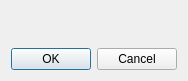
<?xml version="1.0" encoding="UTF-8"?>
<ui version="4.0">
 <comment>
* Copyright (C) 2016 The Qt Company Ltd.
* SPDX-License-Identifier: LicenseRef-Qt-Commercial OR GPL-3.0-only
</comment>
 <class>QtGradientDialog</class>
 <widget class="QDialog" name="QtGradientDialog">
  <property name="geometry">
   <rect>
    <x>0</x>
    <y>0</y>
    <width>188</width>
    <height>81</height>
   </rect>
  </property>
  <property name="windowTitle">
   <string>Edit Gradient</string>
  </property>
  <layout class="QVBoxLayout">
   <item>
    <widget class="QtGradientEditor" name="gradientEditor">
     <property name="sizePolicy">
      <sizepolicy hsizetype="MinimumExpanding" vsizetype="MinimumExpanding">
       <horstretch>0</horstretch>
       <verstretch>0</verstretch>
      </sizepolicy>
     </property>
    </widget>
   </item>
   <item>
    <widget class="QDialogButtonBox" name="buttonBox">
     <property name="orientation">
      <enum>Qt::Orientation::Horizontal</enum>
     </property>
     <property name="standardButtons">
      <set>QDialogButtonBox::StandardButton::Cancel|QDialogButtonBox::StandardButton::Ok</set>
     </property>
    </widget>
   </item>
  </layout>
 </widget>
 <customwidgets>
  <customwidget>
   <class>QtGradientEditor</class>
   <extends>QFrame</extends>
   <header>qtgradienteditor.h</header>
   <container>1</container>
  </customwidget>
 </customwidgets>
 <resources/>
 <connections>
  <connection>
   <sender>buttonBox</sender>
   <signal>accepted()</signal>
   <receiver>QtGradientDialog</receiver>
   <slot>accept()</slot>
   <hints>
    <hint type="sourcelabel">
     <x>72</x>
     <y>224</y>
    </hint>
    <hint type="destinationlabel">
     <x>21</x>
     <y>243</y>
    </hint>
   </hints>
  </connection>
  <connection>
   <sender>buttonBox</sender>
   <signal>rejected()</signal>
   <receiver>QtGradientDialog</receiver>
   <slot>reject()</slot>
   <hints>
    <hint type="sourcelabel">
     <x>168</x>
     <y>233</y>
    </hint>
    <hint type="destinationlabel">
     <x>152</x>
     <y>251</y>
    </hint>
   </hints>
  </connection>
 </connections>
</ui>
